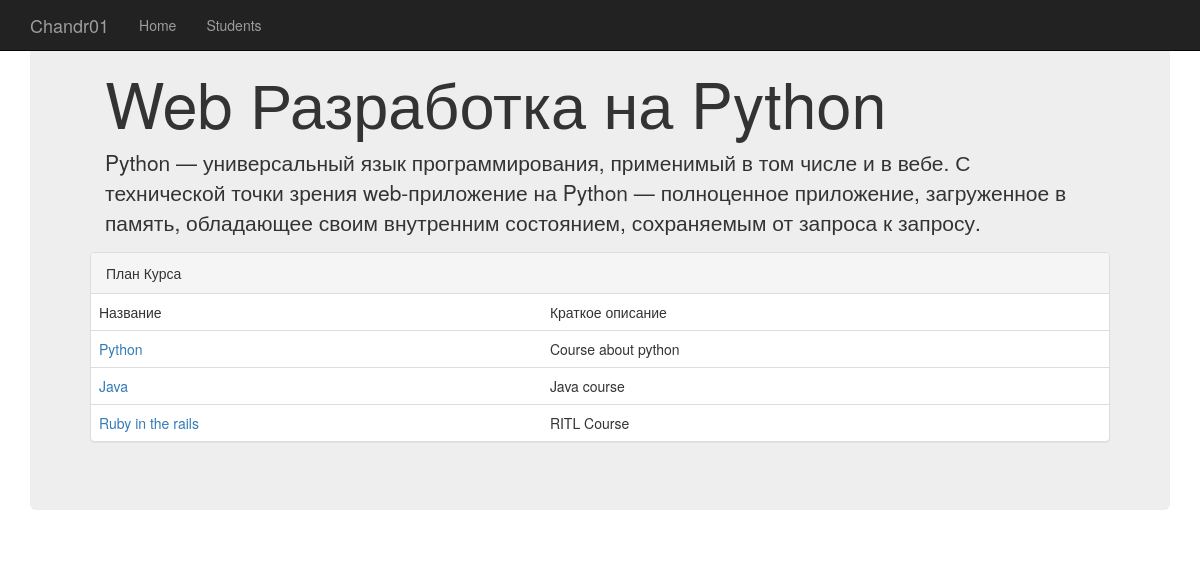
The page / on the database its author committed.
### course/models.py (models this page shows, shortened)
class Course(models.Model):
    name = models.CharField(max_length=255)
    short_description = models.CharField(max_length=255)
    description = models.TextField(max_length=2000)
    coach = models.ForeignKey(Coach, null=True, related_name='coach_courses')
    assistant = models.ForeignKey(Coach, null=True, related_name='assistant_courses')

### course/views.py (the view)
# urls.py: url(r'^$', views.course_),
def course_(request):
    course = Course.objects.all()
    return render(request, 'course/index.html', {'course': course})

### course/templates/course/index.html (shortened to what this page needs)
<!DOCTYPE html>
<html lang="en">
  <head>
    <link href="../static/boostrap/css/bootstrap.css" rel="stylesheet">
    <link href="../static/boostrap/css/bootstrap.css" rel="stylesheet">
  </head>
  <body>
    <div class="navbar navbar-inverse navbar-fixed-top" role="navigation">
      <div class="container">
        <div class="navbar-header">
          <a class="navbar-brand" href="#">Chandr01</a>
        </div>
        <div class="collapse navbar-collapse">
          <ul class="nav navbar-nav">
            <li class="#"><a href="/">Home</a></li>
            <li><a href="/students/">Students</a></li>
          </ul>
        </div>
      </div>
    </div>
    <div class="container">
      <div class="jumbotron">
      <div class="container">
        <h1>Web Разработка на Python</h1>
        <p>Python — универсальный язык программирования, применимый в том числе и в вебе.
            С технической точки зрения web-приложение на Python — полноценное приложение,
            загруженное в память, обладающее своим внутренним состоянием,
            сохраняемым от запроса к запросу. </p>
      </div>
          <div class="panel panel-default">
          <div class="panel-heading">План Курса</div>
          <table class="table">
              <tr>
                <td>Название</td><td>Краткое описание</td>
              </tr>
              {% for i in course %}
                  <tr>
                      <td><a href="http://127.0.0.1:8000/course/{{i.id}}">{{ i.name }}</a></td><td>{{ i.short_description }}</td>
                  </tr>
              {% endfor %}
          </table>
          </div>
    </div>
    </div>
  </body>
</html>

### rows shown on the page
Course: name "Python", short_description "Course about python"
Course: name "Java", short_description "Java course"
Course: name "Ruby in the rails", short_description "RITL Course"
